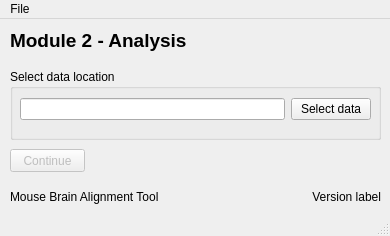
<?xml version="1.0" encoding="UTF-8"?>
<ui version="4.0">
 <class>MainWindow</class>
 <widget class="QMainWindow" name="MainWindow">
  <property name="geometry">
   <rect>
    <x>0</x>
    <y>0</y>
    <width>390</width>
    <height>236</height>
   </rect>
  </property>
  <property name="windowTitle">
   <string>MainWindow</string>
  </property>
  <widget class="QWidget" name="centralwidget">
   <widget class="QLabel" name="title_label">
    <property name="geometry">
     <rect>
      <x>10</x>
      <y>10</y>
      <width>381</width>
      <height>31</height>
     </rect>
    </property>
    <property name="font">
     <font>
      <pointsize>14</pointsize>
      <weight>75</weight>
      <bold>true</bold>
     </font>
    </property>
    <property name="text">
     <string>Module 2 - Analysis</string>
    </property>
    <property name="alignment">
     <set>Qt::AlignLeading|Qt::AlignLeft|Qt::AlignTop</set>
    </property>
   </widget>
   <widget class="QGroupBox" name="groupBox">
    <property name="geometry">
     <rect>
      <x>10</x>
      <y>50</y>
      <width>371</width>
      <height>71</height>
     </rect>
    </property>
    <property name="title">
     <string>Select data location</string>
    </property>
    <widget class="QWidget" name="layoutWidget">
     <property name="geometry">
      <rect>
       <x>10</x>
       <y>20</y>
       <width>351</width>
       <height>41</height>
      </rect>
     </property>
     <layout class="QGridLayout" name="gridLayout">
      <item row="0" column="0">
       <widget class="QLineEdit" name="dirpath_line_edit"/>
      </item>
      <item row="0" column="1">
       <widget class="QPushButton" name="select_dirpath_push_button">
        <property name="text">
         <string>Select data</string>
        </property>
        <property name="iconSize">
         <size>
          <width>24</width>
          <height>24</height>
         </size>
        </property>
       </widget>
      </item>
     </layout>
    </widget>
   </widget>
   <widget class="QPushButton" name="continue_push_button">
    <property name="enabled">
     <bool>false</bool>
    </property>
    <property name="geometry">
     <rect>
      <x>10</x>
      <y>130</y>
      <width>75</width>
      <height>23</height>
     </rect>
    </property>
    <property name="text">
     <string>Continue</string>
    </property>
   </widget>
   <widget class="QLabel" name="version_label">
    <property name="geometry">
     <rect>
      <x>270</x>
      <y>170</y>
      <width>111</width>
      <height>16</height>
     </rect>
    </property>
    <property name="text">
     <string>Version label</string>
    </property>
    <property name="alignment">
     <set>Qt::AlignRight|Qt::AlignTrailing|Qt::AlignVCenter</set>
    </property>
   </widget>
   <widget class="QLabel" name="app_label">
    <property name="geometry">
     <rect>
      <x>10</x>
      <y>170</y>
      <width>181</width>
      <height>16</height>
     </rect>
    </property>
    <property name="text">
     <string>Mouse Brain Alignment Tool</string>
    </property>
   </widget>
  </widget>
  <widget class="QMenuBar" name="menubar">
   <property name="geometry">
    <rect>
     <x>0</x>
     <y>0</y>
     <width>390</width>
     <height>21</height>
    </rect>
   </property>
   <widget class="QMenu" name="menuFile">
    <property name="title">
     <string>File</string>
    </property>
    <addaction name="actionQuit"/>
   </widget>
   <addaction name="menuFile"/>
  </widget>
  <widget class="QStatusBar" name="statusbar">
   <property name="sizeGripEnabled">
    <bool>true</bool>
   </property>
  </widget>
  <action name="actionQuit">
   <property name="text">
    <string>Quit</string>
   </property>
  </action>
 </widget>
 <resources/>
 <connections/>
</ui>
